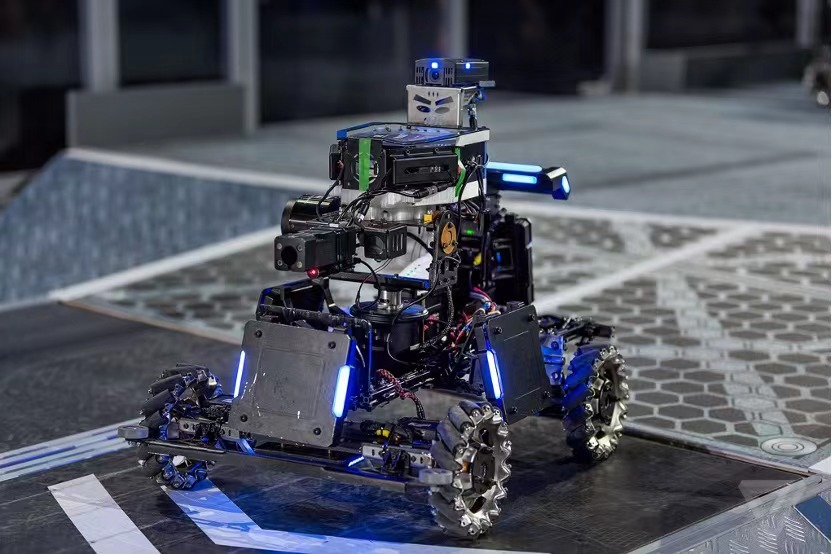
//> input picture robomaster.jpg, 832 x 554 px
$ ./ex.1.对图像进行膨胀和腐蚀操作   (built with g++ and OpenCV 4)
//> lines starting //> are read from the running program, lines starting //| are printed output that depends on the picture
/*
① 利用OpenCV进行图像的膨胀和腐蚀操作，并分别输出为
“robomaster1.jpg”， “robomaster2.jpg”讲讲以上图像变化的
区别。
*/

#include <opencv2/opencv.hpp>
#include <iostream>

using namespace cv;

int main() {
    // 读入原图
    Mat image = imread("robomaster.jpg", IMREAD_GRAYSCALE);
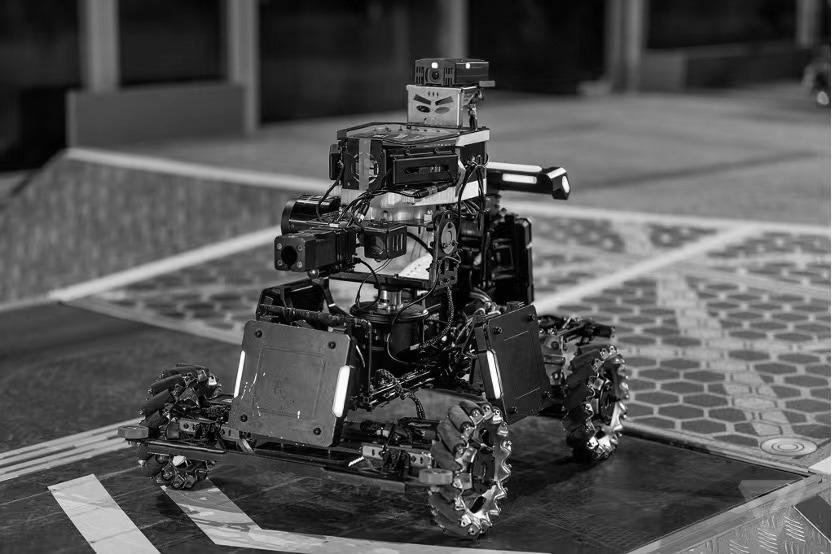
//> image: 554 rows x 832 cols, CV_8UC1; min 0, max 255, mean 82.2
    if (image.empty()) {
        std::cout << "无法加载图像文件." << std::endl;
        return -1;
    }

    // 定义膨胀和腐蚀的内核大小
    int kernel_size = 3;

    // 定义膨胀和腐蚀操作的迭代次数
    int iterations = 1;

    // 定义膨胀和腐蚀操作后的图像
    Mat dilatedImage, erodedImage;

    // 定义膨胀和腐蚀的内核
    Mat element = getStructuringElement(MORPH_RECT, Size(kernel_size, kernel_size));

    // 对原图进行膨胀操作
    dilate(image, dilatedImage, element, Point(-1, -1), iterations);
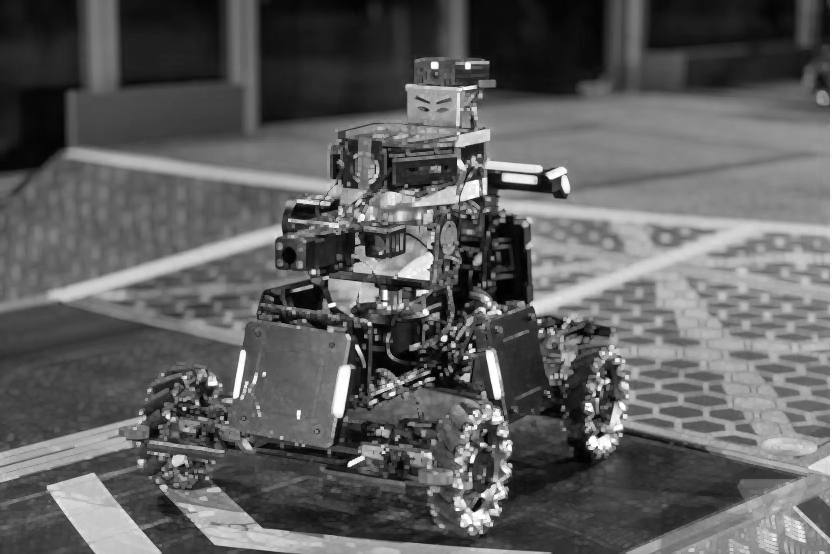
//> dilatedImage: 554 rows x 832 cols, CV_8UC1; min 1, max 255, mean 94.5

    // 对原图进行腐蚀操作
    erode(image, erodedImage, element, Point(-1, -1), iterations);
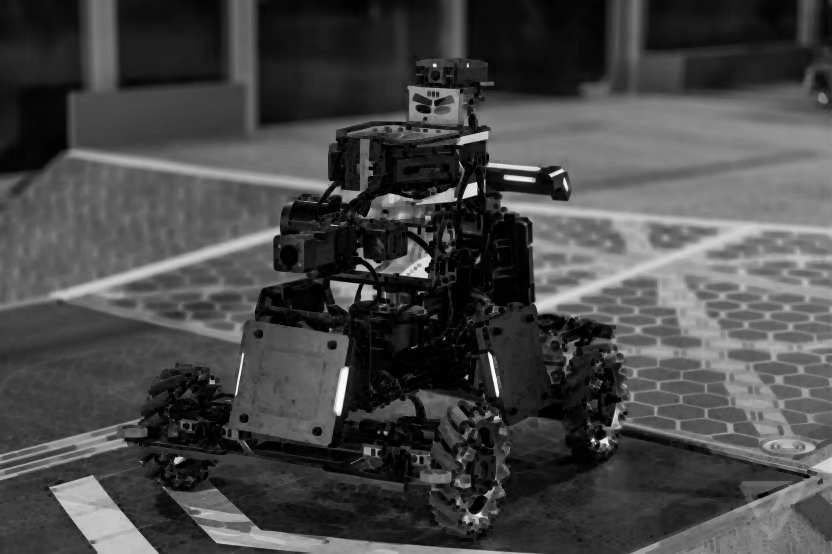
//> erodedImage: 554 rows x 832 cols, CV_8UC1; min 0, max 252, mean 71.2

    // 显示原图、膨胀和腐蚀后的图像
    imshow("原图", image);
    imshow("膨胀后的图像", dilatedImage);
    imshow("腐蚀后的图像", erodedImage);

    // 保存膨胀和腐蚀后的图像
    imwrite("robomaster1.jpg", dilatedImage);
    imwrite("robomaster2.jpg", erodedImage);

    waitKey(0);

    return 0;
}

/*
代码1实现了对图像的膨胀和腐蚀操作，分别对应于dilate和erode函数。
膨胀操作可以使图像中的白色区域扩张，黑色区域缩小，而腐蚀操作则相反，可以使白色区域缩小，黑色区域扩张。
这两种操作可以用于去除噪声、填充空洞等。
*/
